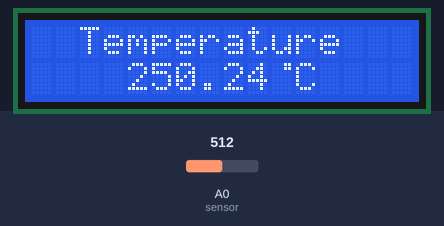
Simulated run of this sketch. Board: Arduino Uno, built with avr-gcc and run on an emulated ATmega328P. Parts: 16×2 character LCD. Inputs (shaded band) come from the test bench; at power-on: A0 (sensor) = 512.

Above: at 3.2 s.
3.3 s: A0 (sensor) set to 716
At 4.8 s:
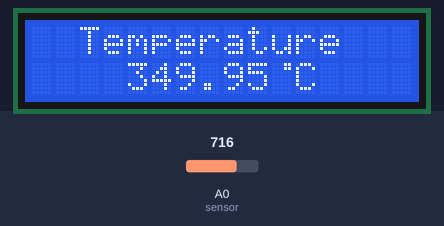
5.6 s: A0 (sensor) set to 900
At 7.3 s:
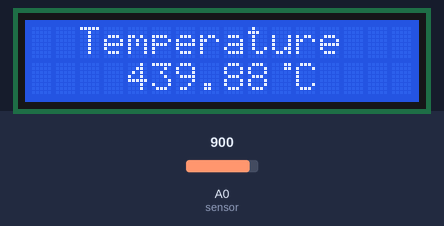
7.6 s: A0 (sensor) set to 1023
At 9.0 s:
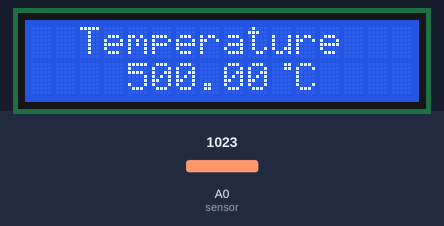
Timing chart, 0 to 10.6 s (numbered marks = the images above; inputs shaded):
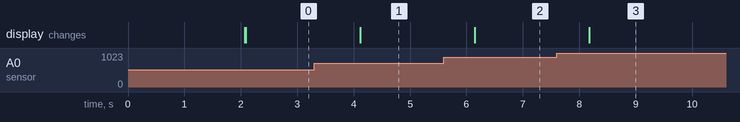

Measured:
- after the input at 3.3 s, the display: changes after 0.82 s (image 1)
- after the input at 5.6 s, the display: changes after 0.55 s (image 2)
- after the input at 7.6 s, the display: changes after 0.58 s (image 3)

The sketch:

CODE_LCD_ET_LM35_BON_AFFICHEUR_DE_TEMPERATURE.ino
```cpp
#include<LiquidCrystal.h>
LiquidCrystal lcd(11,10,5,4,3,2);
#define sensor A0
byte degree[8] =
{
0b00011,
0b00011,
0b00000,
0b00000,
0b00000,
0b00000,
0b00000,
0b00000
};
void setup()
{
lcd.begin(16,2);
lcd.createChar(1, degree);
lcd.setCursor(1,0);
lcd.print(" Thermometre ");
lcd.setCursor(3,1);
lcd.print(" Digital ");
delay(2000);
lcd.clear();
}
void loop()
{
/*---------Temperature-------*/
float reading=analogRead(sensor);
float temperature=reading*(5.0/1023.0)*100;
delay(10);

/*------Display Result------*/
lcd.clear();
lcd.setCursor(2,0);
lcd.print("Temperature");
lcd.setCursor(4,1);
lcd.print(temperature);
lcd.write(1);
lcd.print("C");
delay(1000);
}
```
